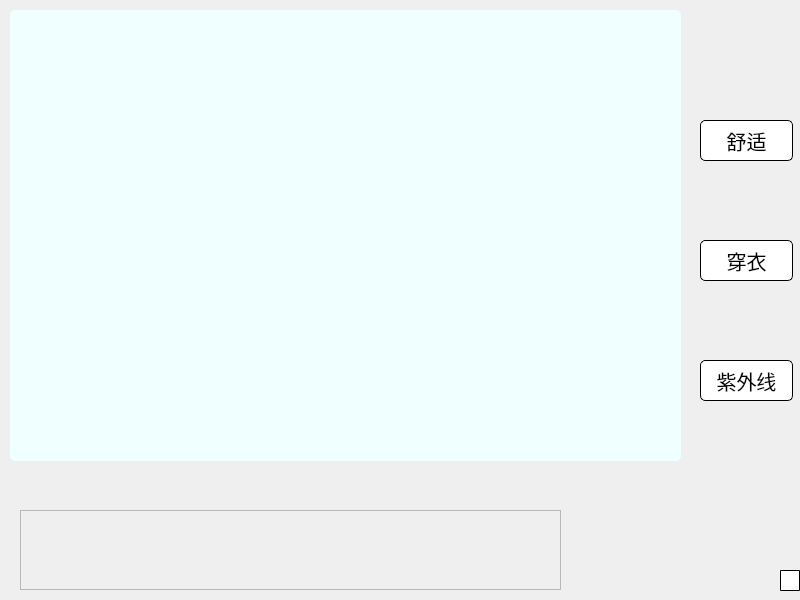
<?xml version="1.0" encoding="UTF-8"?>
<ui version="4.0">
 <class>Form</class>
 <widget class="QWidget" name="Form">
  <property name="geometry">
   <rect>
    <x>0</x>
    <y>0</y>
    <width>800</width>
    <height>600</height>
   </rect>
  </property>
  <property name="windowTitle">
   <string>Form</string>
  </property>
  <property name="styleSheet">
   <string notr="true">.QTableWidget{
    background-color: azure;
    font-size: 16px;
    border-radius: 5px;
}
.QPushButton{
    background-color: #ffffffff;
    border-radius: 5px;
    border: 1px solid black;
    font-size: 20px;
    transition: all 150ms;
}
.QPushButton:pressed{
    background-color: burlywood;
}
.QPushButton:hover{
    font-size: 30px;
}
</string>
  </property>
  <widget class="QTableWidget" name="tableWidget">
   <property name="geometry">
    <rect>
     <x>10</x>
     <y>10</y>
     <width>671</width>
     <height>451</height>
    </rect>
   </property>
   <property name="font">
    <font>
     <family>Microsoft YaHei</family>
     <pointsize>-1</pointsize>
    </font>
   </property>
   <property name="inputMethodHints">
    <set>Qt::ImhNone</set>
   </property>
   <property name="verticalScrollBarPolicy">
    <enum>Qt::ScrollBarAlwaysOff</enum>
   </property>
   <property name="horizontalScrollBarPolicy">
    <enum>Qt::ScrollBarAlwaysOff</enum>
   </property>
   <property name="autoScroll">
    <bool>true</bool>
   </property>
   <property name="editTriggers">
    <set>QAbstractItemView::NoEditTriggers</set>
   </property>
   <property name="selectionMode">
    <enum>QAbstractItemView::NoSelection</enum>
   </property>
   <property name="verticalScrollMode">
    <enum>QAbstractItemView::ScrollPerPixel</enum>
   </property>
   <property name="horizontalScrollMode">
    <enum>QAbstractItemView::ScrollPerPixel</enum>
   </property>
   <property name="showGrid">
    <bool>true</bool>
   </property>
   <property name="gridStyle">
    <enum>Qt::NoPen</enum>
   </property>
   <property name="sortingEnabled">
    <bool>false</bool>
   </property>
   <property name="wordWrap">
    <bool>true</bool>
   </property>
   <property name="cornerButtonEnabled">
    <bool>true</bool>
   </property>
   <attribute name="horizontalHeaderVisible">
    <bool>false</bool>
   </attribute>
   <attribute name="horizontalHeaderDefaultSectionSize">
    <number>100</number>
   </attribute>
   <attribute name="horizontalHeaderHighlightSections">
    <bool>false</bool>
   </attribute>
   <attribute name="verticalHeaderVisible">
    <bool>false</bool>
   </attribute>
   <attribute name="verticalHeaderDefaultSectionSize">
    <number>90</number>
   </attribute>
   <attribute name="verticalHeaderHighlightSections">
    <bool>false</bool>
   </attribute>
   <row>
    <property name="text">
     <string>1</string>
    </property>
   </row>
   <row>
    <property name="text">
     <string>2</string>
    </property>
   </row>
   <row>
    <property name="text">
     <string>3</string>
    </property>
   </row>
   <row>
    <property name="text">
     <string>4</string>
    </property>
   </row>
   <row>
    <property name="text">
     <string>5</string>
    </property>
   </row>
   <column>
    <property name="text">
     <string>1</string>
    </property>
   </column>
   <column>
    <property name="text">
     <string>2</string>
    </property>
   </column>
   <column>
    <property name="text">
     <string>3</string>
    </property>
   </column>
   <column>
    <property name="text">
     <string>4</string>
    </property>
   </column>
   <column>
    <property name="text">
     <string>5</string>
    </property>
   </column>
   <column>
    <property name="text">
     <string>6</string>
    </property>
   </column>
   <column>
    <property name="text">
     <string>7</string>
    </property>
   </column>
   <item row="0" column="0">
    <property name="text">
     <string/>
    </property>
   </item>
   <item row="4" column="6">
    <property name="text">
     <string/>
    </property>
    <property name="font">
     <font>
      <family>小米兰亭</family>
      <pointsize>9</pointsize>
      <weight>50</weight>
      <bold>false</bold>
     </font>
    </property>
   </item>
  </widget>
  <widget class="QPushButton" name="pushButton">
   <property name="geometry">
    <rect>
     <x>700</x>
     <y>120</y>
     <width>93</width>
     <height>41</height>
    </rect>
   </property>
   <property name="text">
    <string>舒适</string>
   </property>
  </widget>
  <widget class="QPushButton" name="pushButton_2">
   <property name="geometry">
    <rect>
     <x>700</x>
     <y>240</y>
     <width>93</width>
     <height>41</height>
    </rect>
   </property>
   <property name="text">
    <string>穿衣</string>
   </property>
  </widget>
  <widget class="QPushButton" name="pushButton_3">
   <property name="geometry">
    <rect>
     <x>700</x>
     <y>360</y>
     <width>93</width>
     <height>41</height>
    </rect>
   </property>
   <property name="text">
    <string>紫外线</string>
   </property>
  </widget>
  <widget class="QFrame" name="frame">
   <property name="geometry">
    <rect>
     <x>20</x>
     <y>510</y>
     <width>541</width>
     <height>80</height>
    </rect>
   </property>
   <property name="frameShape">
    <enum>QFrame::StyledPanel</enum>
   </property>
   <property name="frameShadow">
    <enum>QFrame::Raised</enum>
   </property>
   <widget class="QLabel" name="label">
    <property name="geometry">
     <rect>
      <x>0</x>
      <y>0</y>
      <width>541</width>
      <height>81</height>
     </rect>
    </property>
    <property name="text">
     <string/>
    </property>
    <property name="alignment">
     <set>Qt::AlignLeading|Qt::AlignLeft|Qt::AlignVCenter</set>
    </property>
    <property name="wordWrap">
     <bool>true</bool>
    </property>
   </widget>
  </widget>
  <widget class="QPushButton" name="pushButton_4">
   <property name="geometry">
    <rect>
     <x>780</x>
     <y>570</y>
     <width>20</width>
     <height>21</height>
    </rect>
   </property>
   <property name="styleSheet">
    <string notr="true">image: url(:/ziyuan/100.ico);

    border-radius: 1px;
    background-color: #ffffffff;
</string>
   </property>
   <property name="text">
    <string/>
   </property>
  </widget>
 </widget>
 <resources>
  <include location="ziyuan.qrc"/>
 </resources>
 <connections>
  <connection>
   <sender>pushButton_4</sender>
   <signal>clicked()</signal>
   <receiver>Form</receiver>
   <slot>deleteLater()</slot>
   <hints>
    <hint type="sourcelabel">
     <x>735</x>
     <y>509</y>
    </hint>
    <hint type="destinationlabel">
     <x>375</x>
     <y>-15</y>
    </hint>
   </hints>
  </connection>
 </connections>
</ui>
